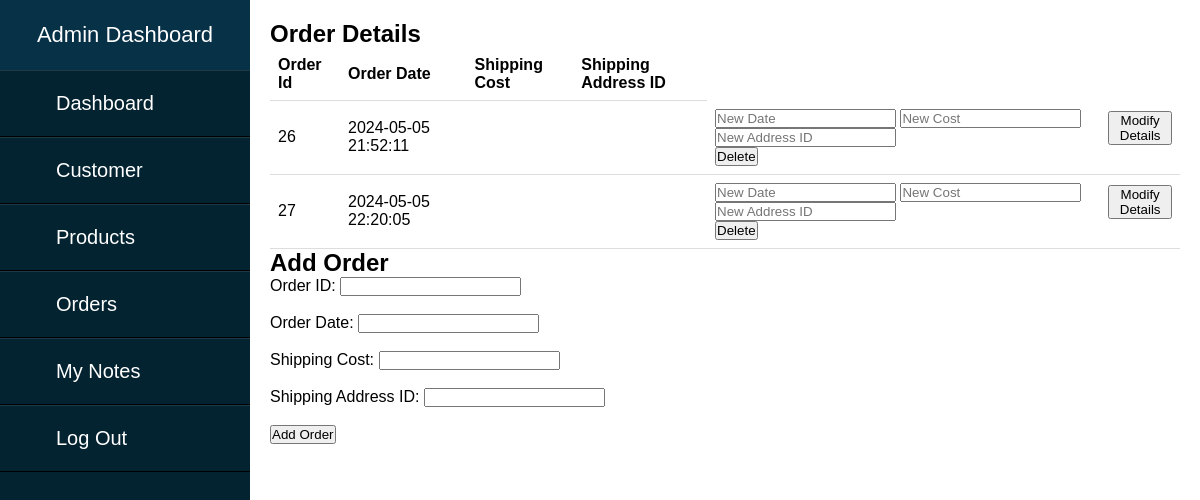
The page /orders.html on the database its author committed.
### tables this page shows
CREATE TABLE "orders" (
	"orderId"	INTEGER,
	"orderDate"	DATE,
	"address"	varchar(500),
	"status"	varchar(10),
	PRIMARY KEY("orderId" AUTOINCREMENT),
	FOREIGN KEY("address") REFERENCES "addresses"("userAddressId") ON DELETE NO ACTION
);

### main.py (the view)
@app.route('/orders.html')
def index6():
    conn = sqlite3.connect('database.db')
    cursor = conn.cursor()
    cursor.execute("SELECT ORDERID,ORDERDATE FROM ORDERS ORDER BY ORDERID")
    data = cursor.fetchall()
    conn.close()
    return render_template('orders.html',data=data)

### templates/orders.html (shortened to what this page needs)
<!DOCTYPE html>
<html lang="en">
<head>
    <link rel="stylesheet" href="{{ url_for('static', filename='ord.css') }}">
</head>
<body>
    <div class="sidebar">
        <header>Admin Dashboard</header>
        <ul>
            <li><a href="admin_pg.html">Dashboard</a></li>
            <li><a href="Customer.html">Customer</a></li>
            <li><a href="Products.html">Products</a></li>
            <li><a href="orders.html">Orders</a></li>
            <li><a href="MyNotes.html">My Notes</a></li>
            <li><a href="login_pg.html">Log Out</a></li>
        </ul>
    </div>
    <div class="content">
        <h2>Order Details</h2>
        <div class="notes">
            <table>
                <thead>
                    <tr>
                        <th>Order Id</th>
                        <th>Order Date</th>
                        <th>Shipping Cost</th>
                        <th>Shipping Address ID</th>
                    </tr>
                </thead>
                <tbody>
                    {% for row in data %}
                    <tr>
                        <td>{{ row[0] }}</td>
                        <td>{{ row[1] }}</td>
                        <td>{{ row[2] }}</td>
                        <td>{{ row[3] }}</td>
                        <td>
                            <form action="/edit_order" method="post" class="edit-form">
                                <div class="edit-fields">
                                    <input type="text" name="order_date" placeholder="New Date">
                                    <input type="text" name="shipping_cost" placeholder="New Cost">
                                    <input type="text" name="shipping_address_id" placeholder="New Address ID">
                                </div>
                                <button type="submit">Modify Details</button>
                            </form>
                            <form action="/edit_order" method="post">
                                <button type="submit" formaction="/delete_order">Delete</button>
                            </form>
                        </td>
                    </tr>
                    {% endfor %}
                </tbody>
            </table>
            <h2>Add Order</h2>
            <form action="/add_order" method="post" class="addus">
                <label for="order_id">Order ID:</label>
                <input type="text" id="order_id" name="order_id"><br><br>
                <label for="order_date">Order Date:</label>
                <input type="text" id="order_date" name="order_date"><br><br>
                <label for="shipping_cost">Shipping Cost:</label>
                <input type="text" id="shipping_cost" name="shipping_cost"><br><br>
                <label for="shipping_address_id">Shipping Address ID:</label>
                <input type="text" id="shipping_address_id" name="shipping_address_id"><br><br>
                <button type="submit">Add Order</button>
            </form>
            </div>
</body>
</html>

### static/ord.css (style rules this page uses)
html,body { width: 100%; height: 100%; font-family: sans-serif; }
* { margin: 0; padding: 0; list-style: none; text-decoration: none; }
head,body { width: 100%; height: 100%; }
.sidebar { position: fixed; left:0; width:250px; height: 100%; background: #042331; }
.sidebar header { font-size: 22px; color: white; text-align: center; line-height: 70px; background: #063146; user-select: none; }
.sidebar ul a { display: block; height: 100%; width: 100%; line-height: 65px; font-size: 20px; color: white; padding-left: 40px; box-sizing: border-box; border-top: 1px solid rgba(255,255,255,.1); border-bottom: 1px solid black; }
.content { padding: 20px; margin-left: 250px; }
.notes { margin-bottom: 20px; }
table { width: 100%; border-collapse: collapse; }
th, td { padding: 8px; text-align: left; border-bottom: 1px solid #ddd; }
.edit-form { display: flex; align-items: center; }

### rows shown on the page
orders: orderId "26", orderDate "2024-05-05 21:52:11"
orders: orderId "27", orderDate "2024-05-05 22:20:05"
